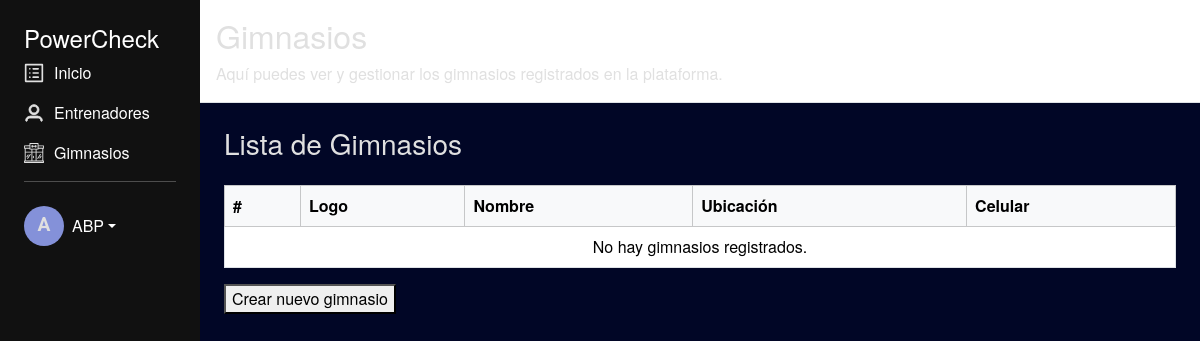
/administrador/gimnasios/ (signed in), run on an earlier commit of the app's database.
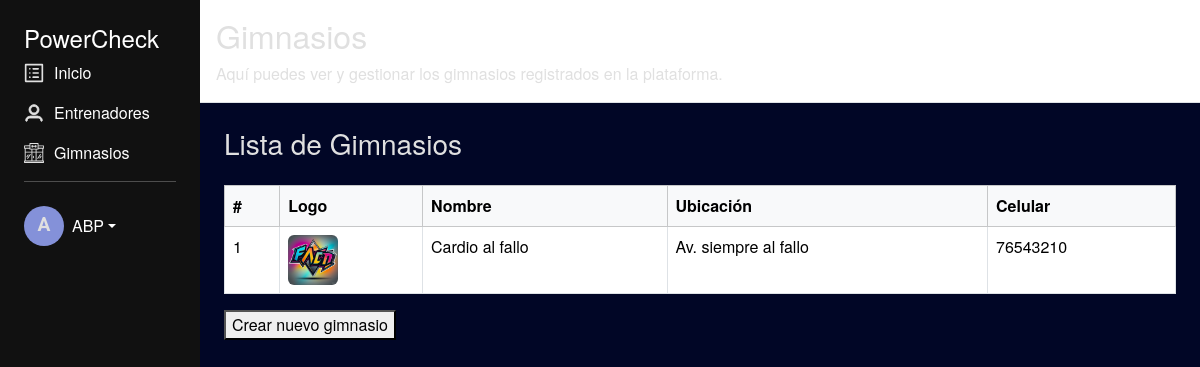
And on a later commit of the database.
### usuario/models.py (models this page shows, shortened)
class Gym(models.Model):
    nombre = models.CharField(max_length=100,blank=False, null=False,unique=True)
    ubucacion = models.CharField(max_length=255)
    logo = models.ImageField(upload_to='gym_logos/', blank=True, null=True,default='gym_logos/default_logo.png')
    celular = models.CharField(max_length=15, blank=False, null=False)

### usuario/decorators.py (the view)
        def _wrapped_view(request, *args, **kwargs):
            if request.user.is_authenticated and request.user.groups.filter(name=nombre_grupo).exists():
                return view_func(request, *args, **kwargs)
            raise PermissionDenied  # Retorna error 403 si no pertenece al grupo

### usuario/views.py (called while the page is built)
@admin_required
def administrador_gimnasios(request):
    Gyms = Gym.objects.all()
    return render(request, 'administrador/gym.html', {'gyms': Gyms})

### usuario/templates/administrador/gym.html (shortened to what this page needs)
{% extends "administrador/dashboard.html" %}
{% block header %}
<h2>Gimnasios</h2>
<p class="mb-0">Aquí puedes ver y gestionar los gimnasios registrados en la plataforma.</p>
{% endblock %}
{% block content %}
<h3>Lista de Gimnasios</h3>
<div class="table-responsive">
  <table class="table table-hover table-bordered mt-3">
    <thead class="table-light">
      <tr>
        <th>#</th>
        <th>Logo</th>
        <th>Nombre</th>
        <th>Ubicación</th>
        <th>Celular</th>
      </tr>
    </thead>
    <tbody>
      {% for gym in gyms %}
      <tr>
        <td>{{ forloop.counter }}</td>
        <td>
          <img src="{{ gym.logo.url }}" alt="Logo de {{ gym.nombre }}" width="50" height="50" class="rounded">
        </td>
        <td>{{ gym.nombre }}</td>
        <td>{{ gym.ubucacion }}</td>
        <td>{{ gym.celular }}</td>
      </tr>
      {% empty %}
      <tr>
        <td colspan="5" class="text-center">No hay gimnasios registrados.</td>
      </tr>
      {% endfor %}
    </tbody>
  </table>
  <a href="{% url 'usuario:crear_gym' %}">
  <button>Crear nuevo gimnasio</button>
  </a>
</div>
{% endblock %}

### usuario/templates/administrador/dashboard.html (shortened to what this page needs)
{% load static %}
{% load bootstrap5 %}
<!DOCTYPE html>
<html lang="es">
<head>
  {% bootstrap_css %}
  <link rel="stylesheet" href="{% static 'css/styles.css' %}">
</head>
<body>
  <div class="container-fluid">
    <div class="row vh-100">
      <nav class="col-md-2 sidebar-desktop">
        <h4>PowerCheck</h4>
        <a href="{% url 'usuario:administrador_dashboard' %}" class="nav-link">
          <img src="{% static 'image/home.svg' %}" alt="Inicio">
          Inicio
        </a>
        <a href="{% url 'usuario:administrador_entrenadores' %}" class="nav-link">
          <img src="{% static 'image/coach.svg' %}" alt="Entrenadores">
          Entrenadores
        </a>
        <a href="{% url 'usuario:administrador_gimnasios' %}" class="nav-link">
          <img src="{% static 'image/gym.svg' %}" alt="Gimnasios">
          Gimnasios
        </a>
        <hr>
        <div class="dropdown mt-4">
          <a href="#" class="d-flex align-items-center nav-link dropdown-toggle" data-bs-toggle="dropdown"
            aria-expanded="false">
            <div class="avatar-circle me-2">
              {{ request.user.first_name|default:request.user.username|first|upper }}
            </div>
            <span>{{ request.user.first_name|default:request.user.username }}</span>
          </a>
        </div>
      </nav>
      <div class="col-md-10 d-flex flex-column p-0">
        <header class="bg-white border-bottom p-3">
          {%block header %}{% endblock %}
        </header>
        <main class="flex-grow-1 p-4">
          {% block content %}{% endblock %}
        </main>
      </div>
    </div>
  </div>
</body>
</html>

### static/css/styles.css (style rules this page uses)
:root { --primary-color: #010626; --text-color: #e0e0e0; --button-color: #8491d9; --button-hover: #6c78c9; --input-bg: #fff; --input-border-radius: 12px; --font-family-base: 'Helvetica Neue', sans-serif; --font-family-button: 'Roboto', sans-serif; }
body { background-color: var(--primary-color); color: var(--text-color); font-family: var(--font-family-base); margin: 0; padding: 0; }
label, .form-check-label, p { color: var(--text-color); }
.sidebar-desktop { background-color: #111; min-height: 100vh; padding: 1.5rem; color: #fff; }
.sidebar-desktop .nav-link { color: #fff; display: flex; align-items: center; margin-bottom: 1rem; text-decoration: none; }
.sidebar-desktop .nav-link img { width: 20px; height: 20px; margin-right: 10px; }
.avatar-circle { width: 40px; height: 40px; background-color: #8491d9; color: #e0e0e0; font-weight: bold; font-size: 1.2rem; border-radius: 50%; display: flex; align-items: center; justify-content: center; font-family: 'Roboto', sans-serif; }

What changed in the data, as far as the page shows it:
added Gym: logo (picture), nombre "Cardio al fallo", ubucacion "Av. siempre al fallo", celular "76543210"
Also different on the page:
text no longer shown: "No hay gimnasios registrados."
